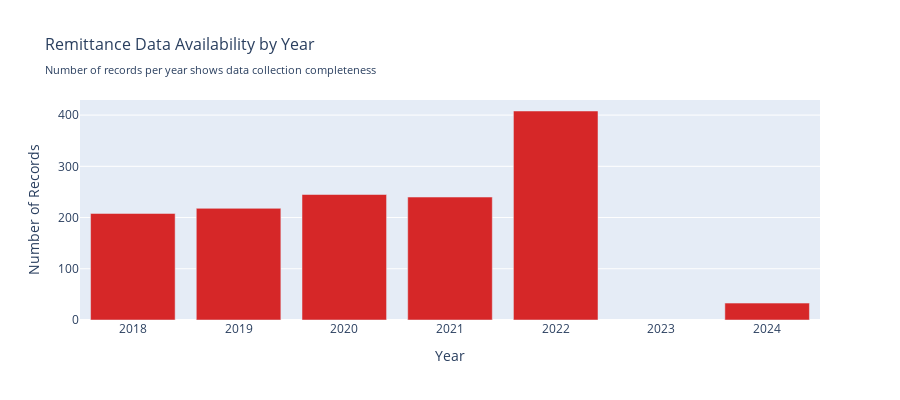

The notebook cell saved with this chart:
### Code cell
import plotly.express as px

# Create temporal distribution
year_dist = df['Year'].value_counts().sort_index()

# Create temporal analysis
fig_temporal = px.bar(
    x=year_dist.index, 
    y=year_dist.values,
    title="Remittance Data Availability by Year<br><sub>Number of records per year shows data collection completeness</sub>",
    labels={"x": "Year", "y": "Number of Records"},
    color_discrete_sequence=["#d62728"]  # Simple red color for all bars
)

fig_temporal.update_layout(
    title_font_size=16,
    height=400,
    showlegend=False
)

fig_temporal.show()

# Print summary statistics
print("\n=== DATA COMPLETENESS SUMMARY ===")
print(f"• Total remittance records: {len(df)}")
print(f"• Time period: {df['Year'].min()}-{df['Year'].max()}")
print(f"• Sending countries: {df['Sending Country'].nunique()} (good global coverage)")
print(f"• Receiving countries: {df['Receiving Country'].nunique()}")
print(f"• Peak data collection in {year_dist.idxmax()} ({year_dist.max()} records)")

# Show year distribution details
print(f"\nYear-by-year breakdown:")
for year, count in year_dist.items():
    print(f"  {year}: {count} records")

### Figure 1 — Plotly figure (JSON) as saved in the notebook; plotly's stock layout.template omitted (floating-point values rounded to 4 significant figures)
{"data": [{"hovertemplate": "Year=%{x}<br>Number of Records=%{y}<extra></extra>", "legendgroup": "", "marker": {"color": "#d62728", "pattern": {"shape": ""}}, "name": "", "orientation": "v", "showlegend": false, "textposition": "auto", "type": "bar", "x": [2018, 2019, 2020, 2021, 2022, 2024], "xaxis": "x", "y": [208, 218, 245, 240, 408, 33], "yaxis": "y"}], "layout": {"barmode": "relative", "height": 400, "legend": {"tracegroupgap": 0}, "showlegend": false, "title": {"font": {"size": 16}, "text": "Remittance Data Availability by Year<br><sub>Number of records per year shows data collection completeness</sub>"}, "xaxis": {"anchor": "y", "domain": [0, 1], "title": {"text": "Year"}}, "yaxis": {"anchor": "x", "domain": [0, 1], "title": {"text": "Number of Records"}}}}
